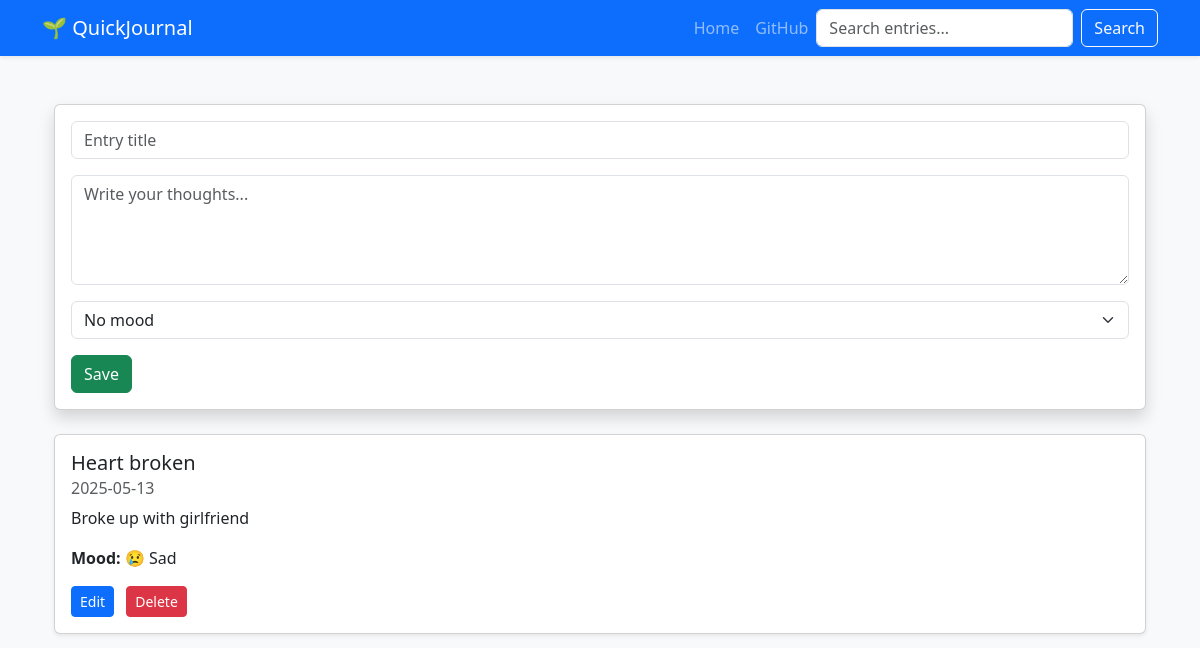
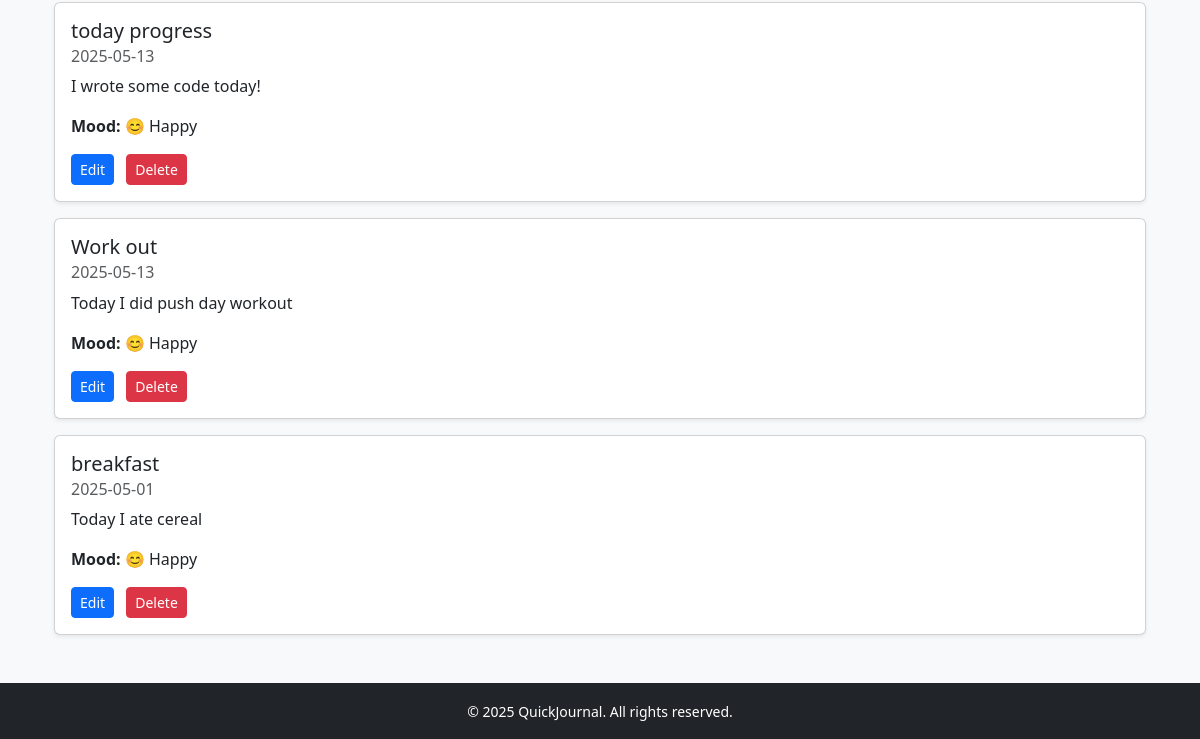
Before: / with the older database file (2 pictures, top to bottom).
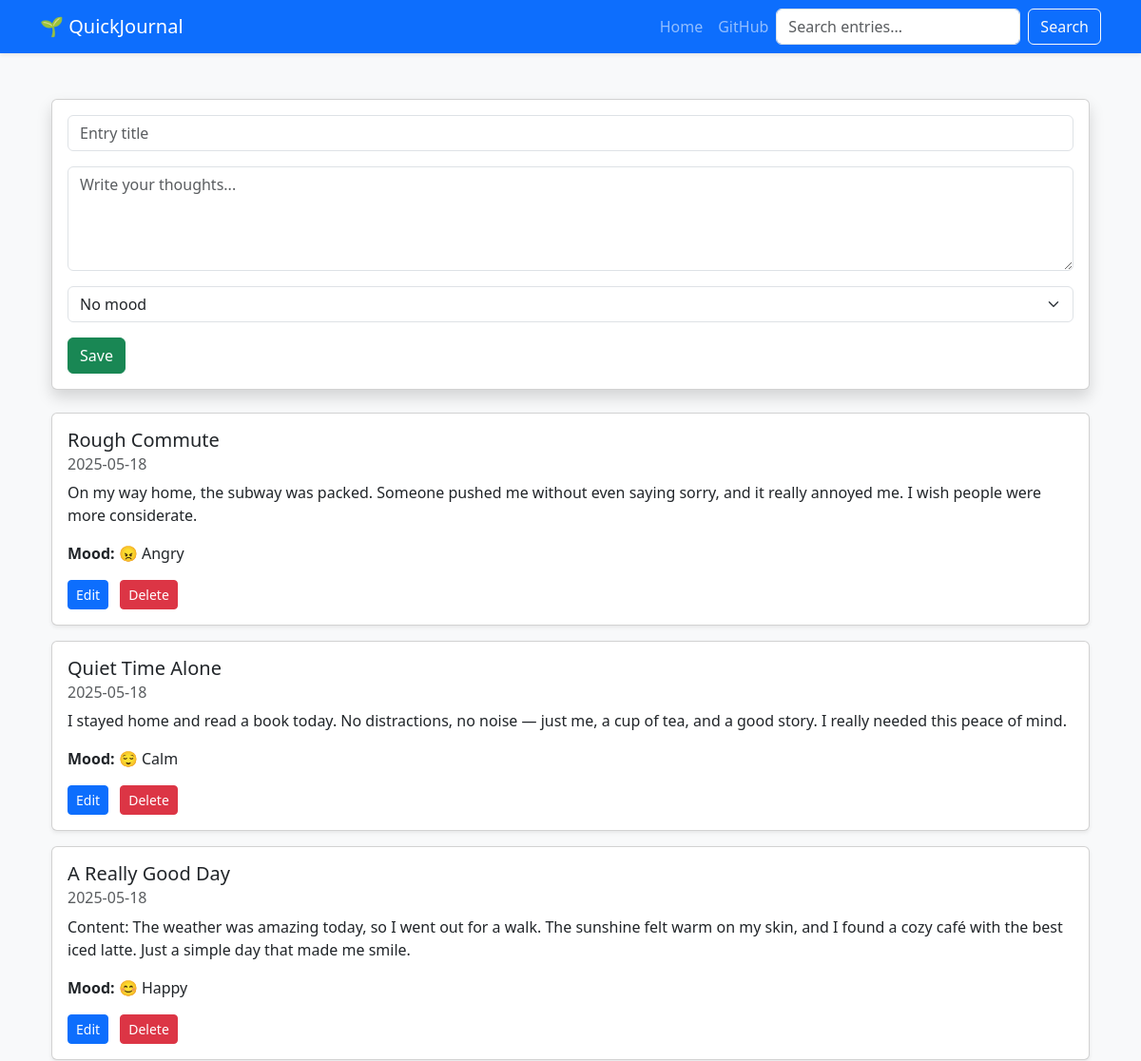
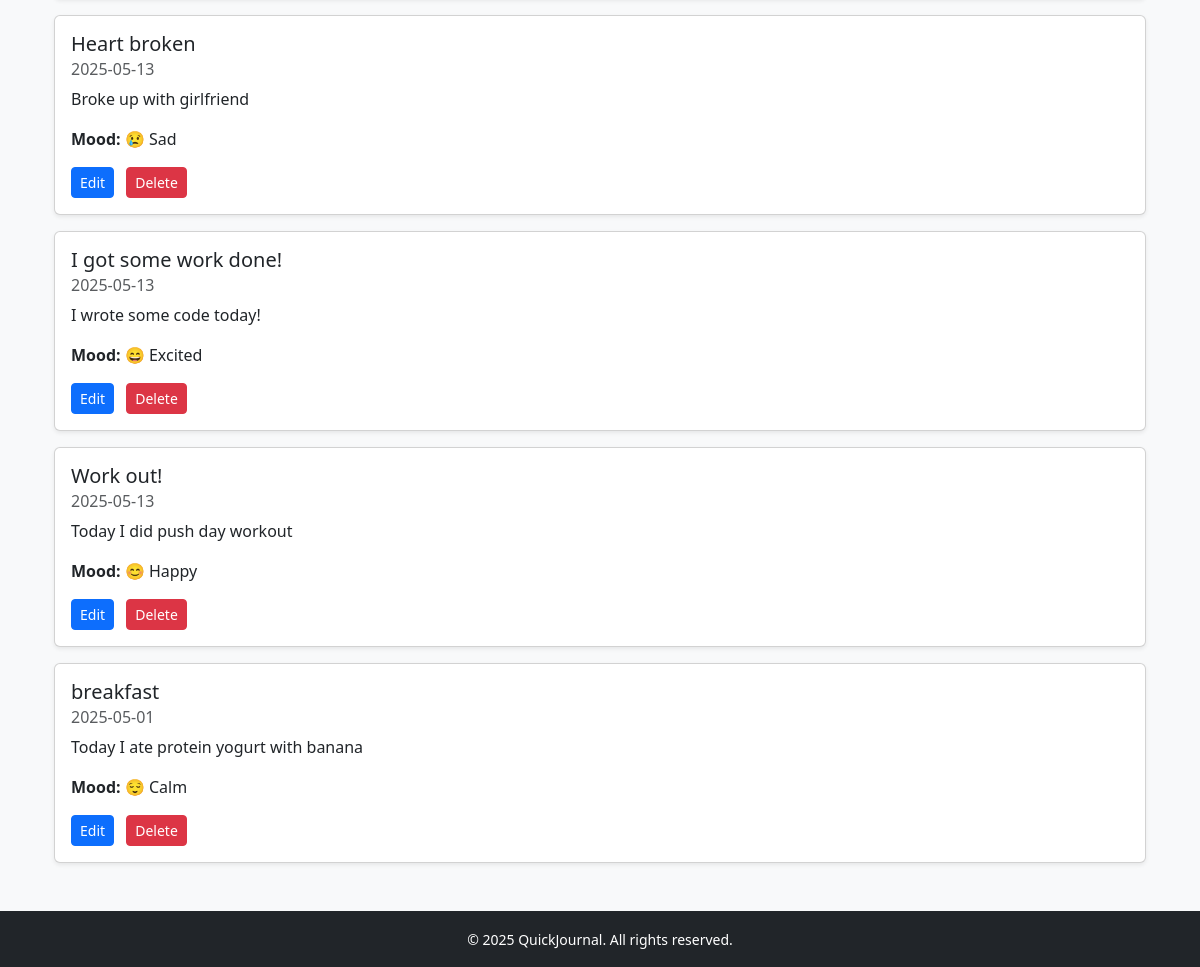
After: the same page with the newer database file (2 pictures, top to bottom).
### models.py (models this page shows, shortened)
class JournalEntry(db.Model):
    id = db.Column(db.Integer, primary_key=True)
    title = db.Column(db.String(200), nullable=False)
    mood = db.Column(db.String(100))
    content = db.Column(db.Text, nullable=False)
    date_created = db.Column(db.DateTime, default=func.now())
    user_id = db.Column(
        db.Integer, db.ForeignKey("user.id"), nullable=True
    )  # will be added later

### app.py (the view)
@app.route("/", methods=["GET", "POST"])
def index():
    if request.method == "POST":
        title = request.form["title"]
        content = request.form["content"]
        mood = request.form.get("mood")
        new_entry = JournalEntry(title=title, content=content, mood=mood)
        try:
            db.session.add(new_entry)
            db.session.commit()
            return redirect("/")
        except Exception as e:
            print(f"Error: {e}")  # Print the actual error!
            return "Error saving journal entry."
    else:
        query = request.args.get("q")
        if query:
            entries = (
                JournalEntry.query.filter(
                    (JournalEntry.title.contains(query))
                    | (JournalEntry.content.contains(query))
                )
                .order_by(JournalEntry.date_created.desc())
                .all()
            )
        else:
            entries = JournalEntry.query.order_by(
                JournalEntry.date_created.desc()
            ).all()
        return render_template("index.html", entries=entries, mood_icons=mood_icons)

### templates/index.html
{% extends "base.html" %}
{% block content %}
<div class="container my-5">
    <div class="card mb-4 shadow">
        <div class="card-body">
            <form method="POST">
                <div class="mb-3">
                    <input type="text" name="title" class="form-control" placeholder="Entry title" required>
                </div>
                <div class="mb-3">
                    <textarea name="content" class="form-control" placeholder="Write your thoughts..." rows="4" required></textarea>
                </div>
                <div class="mb-3">
                    <select name="mood" class="form-select">
                        {% for mood_key, mood_value in mood_icons.items() %}
                            <option value="{{ mood_key }}" {% if "" == mood_key %} selected {% endif %}>
                                {{ mood_value }}
                            </option>
                        {% endfor %}
                    </select>
                </div>
                <button type="submit" class="btn btn-success">Save</button>
            </form>
        </div>
    </div>
    {% for entry in entries %}
        <div class="card mb-3 shadow-sm">
            <div class="card-body">
                <h5 class="card-title">{{ entry.title }}</h5>
                <h6 class="card-subtitle mb-2 text-muted">{{ entry.date_created.strftime('%Y-%m-%d') }}</h6>
                <p class="card-text">{{ entry.content }}</p>
                <p><strong>Mood:</strong> {{ mood_icons.get(entry.mood, "No mood") }}</p>
                <a href="/edit/{{ entry.id }}" class="btn btn-sm btn-primary me-2">Edit</a>
                <a href="/delete/{{ entry.id }}" class="btn btn-sm btn-danger">Delete</a>
            </div>
        </div>
    {% endfor %}
</div>
{% endblock %}

### templates/base.html (shortened to what this page needs)
<!DOCTYPE html>
<html lang="en">
<head>
    <link rel="stylesheet" href="{{ url_for('static', filename='css/main.css') }}">
    <link href="https://cdn.jsdelivr.net/npm/bootstrap@5.3.3/dist/css/bootstrap.min.css" rel="stylesheet">
</head>
<body class="d-flex flex-column min-vh-100 bg-light">
<nav class="navbar navbar-expand-lg navbar-dark bg-primary shadow-sm">
    <div class="container">
      <a class="navbar-brand" href="/">🌱 QuickJournal</a>
      <div class="collapse navbar-collapse" id="navbarNav">
        <ul class="navbar-nav ms-auto">
          <li class="nav-item">
            <a class="nav-link" href="/">Home</a>
          </li>
          <li class="nav-item">
            <a class="nav-link" href="https://github.com/Pada-M/QuickJournal" target="_blank">GitHub</a>
          </li>
        </ul>
        <form class="d-flex" method="GET" action="/">
            <input class="form-control me-2" type="search" placeholder="Search entries..." name="q"
                   aria-label="Search" value="{{ request.args.get('q', '') }}">
            <button class="btn btn-outline-light" type="submit">Search</button>
          </form>
      </div>
    </div>
  </nav>
    <main class="container flex-fill">
        {% block content %}
        {% endblock %}
    </main>
    <footer class="bg-dark text-white text-center py-3 mt-auto">
        <small>&copy; 2025 QuickJournal. All rights reserved.</small>
    </footer>
</body>
</html>

Changed rows visible on the page:
added JournalEntry: title "Rough Commute", date_created "2025-05-18", content "On my way home, the subway was packed. Someone pushed me without even saying sorry, and it really annoyed me. I wish people were more considerate.", get "😠 Angry"
added JournalEntry: title "Quiet Time Alone", date_created "2025-05-18", content "I stayed home and read a book today. No distractions, no noise — just me, a cup of tea, and a good story. I really needed this peace of mind.", get "😌 Calm"
added JournalEntry: title "A Really Good Day", date_created "2025-05-18", content "Content: The weather was amazing today, so I went out for a walk. The sunshine felt warm on my skin, and I found a cozy café with the best iced latte. Just a simple day that made me smile.", get "😊 Happy"
changed JournalEntry "I wrote some code today!": title "today progress" → "I got some work done!"; get "😊 Happy" → "😄 Excited"
changed JournalEntry "Today I did push day workout": title "Work out" → "Work out!"
changed JournalEntry "breakfast": content "Today I ate cereal" → "Today I ate protein yogurt with banana"; get "😊 Happy" → "😌 Calm"
